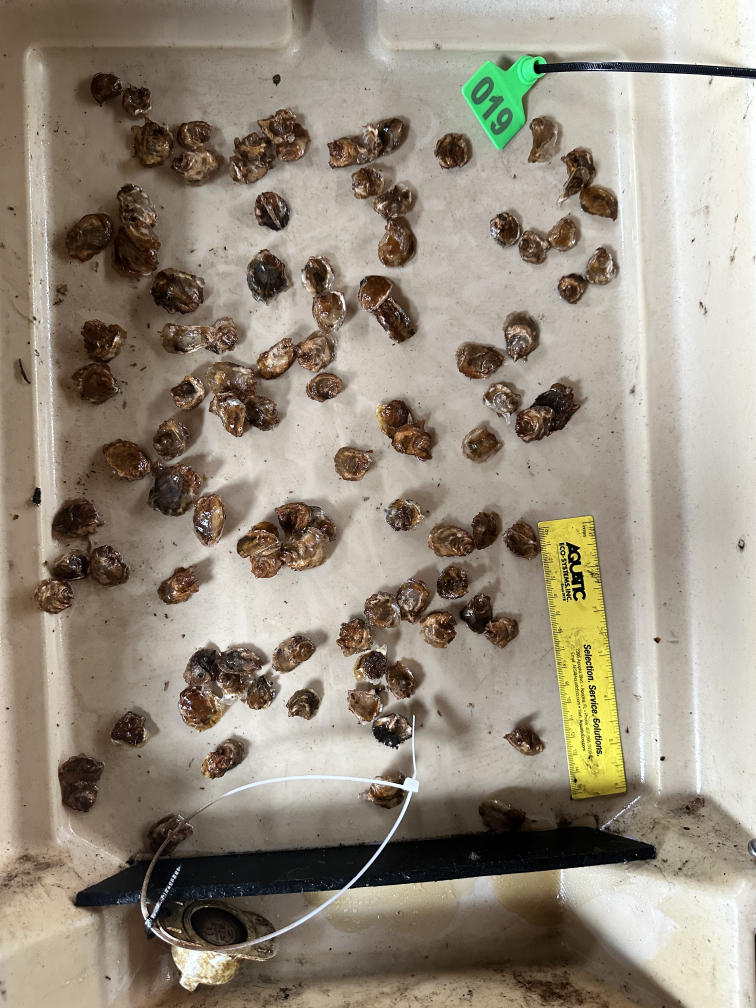
#> input picture data/images/juvenile-102.jpeg, 3024 x 4032 px (shown at 1/4 size); its folder holds 7 pictures in this run
$ python example_usage.py
#> lines starting #> are read from the running program, lines starting #| are printed output that depends on the picture; after the words box and inside, x2 and y2 are one past the last pixel; in counts of white or black regions, pixels touching at a corner belong together
#> in count_oysters, image is the input picture: shape (4032, 3024, 3); mean B, G, R 125.9, 140.9, 150.4
### code/count-automation/oyster_counter.py
#!/usr/bin/env python3
"""
Oyster Counter - Machine Learning Pipeline for Counting Oysters in Images

This script uses computer vision techniques to detect and count oysters in photographs.
It employs adaptive thresholding, morphological operations, and contour detection.

Author: GitHub Copilot
Created: 2025-10-20
"""

import cv2
import numpy as np
from skimage import morphology, measure
from pathlib import Path
import json
import argparse
from typing import Tuple, Dict, List
import sys


class OysterCounter:
    """
    A class for detecting and counting oysters in images using computer vision.

    Attributes:
        params (dict): Dictionary of tunable parameters for the detection algorithm
    """

    def __init__(self, params: Dict = None):
        """
        Initialize the OysterCounter with detection parameters.

        Args:
            params: Dictionary of parameters. If None, uses default values.
        """
        self.params = params or self._default_params()

    @staticmethod
    def _default_params() -> Dict:
        """Return default detection parameters (internal use)."""
        return {
            'resize_factor': 0.25,  # Resize images for faster processing
            'blur_kernel': 5,  # Gaussian blur kernel size
            'adaptive_block_size': 101,  # Block size for adaptive threshold
            'adaptive_c': 10,  # Constant subtracted from mean in adaptive threshold
            'morph_kernel_size': 5,  # Morphological operation kernel size
            'min_area': 500,  # Minimum contour area (in resized image)
            'max_area': 50000,  # Maximum contour area (in resized image)
            'circularity_threshold': 0.3,  # Minimum circularity (0-1)
            'aspect_ratio_max': 3.0,  # Maximum aspect ratio
        }

    # [9 lines left out: function get_default_params, not called in this run]

    def preprocess_image(self, image: np.ndarray) -> np.ndarray:
        """
        Preprocess the image for oyster detection.

        Args:
            image: Input BGR image from OpenCV

        Returns:
            Preprocessed grayscale image
        """
        # Resize for faster processing
        scale = self.params['resize_factor']
        resized = cv2.resize(image, None, fx=scale, fy=scale,
                            interpolation=cv2.INTER_AREA)

        # Convert to grayscale
        gray = cv2.cvtColor(resized, cv2.COLOR_BGR2GRAY)

        # Apply Gaussian blur to reduce noise
        blurred = cv2.GaussianBlur(gray,
                                   (self.params['blur_kernel'],
                                    self.params['blur_kernel']), 0)

        return blurred

    def detect_oysters(self, preprocessed: np.ndarray) -> Tuple[List, np.ndarray]:
        """
        Detect oysters in preprocessed image using contour detection.

        Args:
            preprocessed: Preprocessed grayscale image

        Returns:
            Tuple of (list of contours, binary mask)
        """
        # Adaptive thresholding to handle varying lighting
        binary = cv2.adaptiveThreshold(
            preprocessed,
            255,
            cv2.ADAPTIVE_THRESH_GAUSSIAN_C,
            cv2.THRESH_BINARY_INV,
            self.params['adaptive_block_size'],
            self.params['adaptive_c']
        )
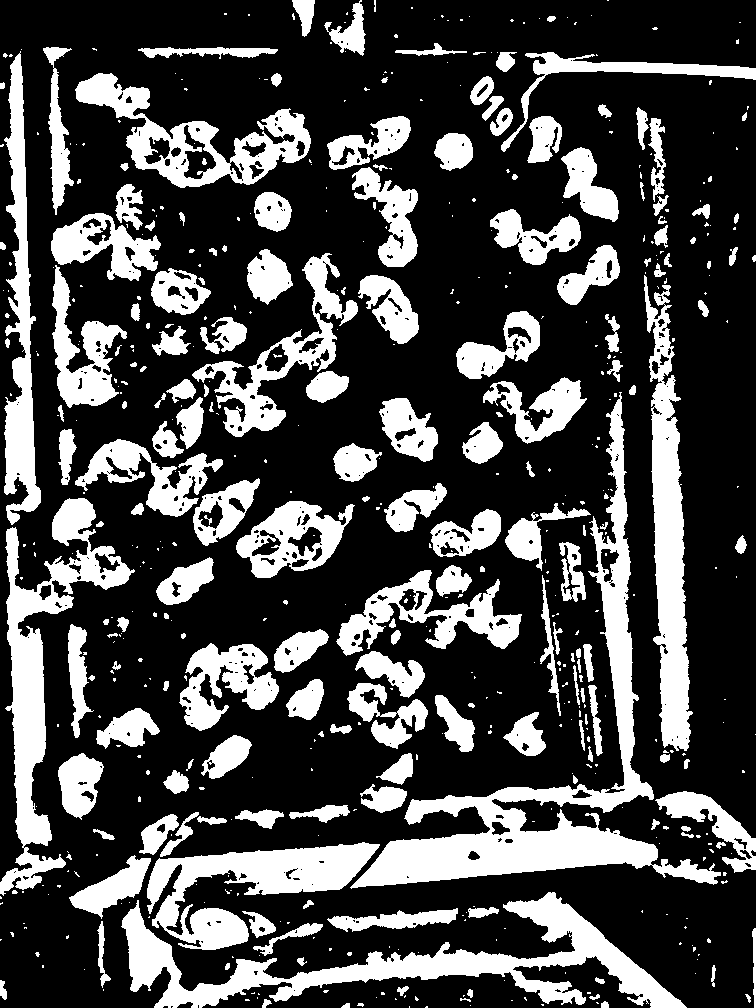
#> binary: shape (1008, 756); 28.2% white; 571 white regions (378 under 20 px), largest, box (x1, y1, x2, y2) and area: (350, 392, 721, 889) 23419, (121, 892, 687, 1008) 16776, (0, 498, 135, 896) 13033

        # Morphological operations to clean up the binary image
        kernel = cv2.getStructuringElement(
            cv2.MORPH_ELLIPSE,
            (self.params['morph_kernel_size'], self.params['morph_kernel_size'])
        )

        # Opening to remove small noise
        opened = cv2.morphologyEx(binary, cv2.MORPH_OPEN, kernel, iterations=2)
#> opened: shape (1008, 756); 22.7% white; 177 white regions, largest, box (x1, y1, x2, y2) and area: (357, 808, 658, 887) 11373, (276, 892, 685, 1008) 10104, (652, 383, 690, 749) 9359

        # Closing to fill small holes
        closed = cv2.morphologyEx(opened, cv2.MORPH_CLOSE, kernel, iterations=2)
#> closed: shape (1008, 756); 23.8% white; 105 white regions

        # Find contours
        contours, _ = cv2.findContours(closed, cv2.RETR_EXTERNAL,
                                       cv2.CHAIN_APPROX_SIMPLE)
#> contours = 105 contours; largest, box (x1, y1, x2, y2) and area: (71, 754, 658, 927) 26189, (276, 892, 685, 1008) 10720, (652, 383, 690, 749) 9121, (7, 585, 72, 845) 7020, (127, 109, 310, 188) 5109

        # Filter contours based on size and shape
        valid_contours = []
        for contour in contours:
            area = cv2.contourArea(contour)

            # Filter by area
            if area < self.params['min_area'] or area > self.params['max_area']:
                continue

            # Calculate shape features
            perimeter = cv2.arcLength(contour, True)
            if perimeter == 0:
                continue

            # Circularity: 4π*area/perimeter²
            circularity = 4 * np.pi * area / (perimeter * perimeter)

            if circularity < self.params['circularity_threshold']:
                continue

            # Check aspect ratio
            x, y, w, h = cv2.boundingRect(contour)
            aspect_ratio = max(w, h) / min(w, h) if min(w, h) > 0 else 0

            if aspect_ratio > self.params['aspect_ratio_max']:
                continue

            valid_contours.append(contour)
#> this loop made 105 passes
#> (area, perimeter, circularity, x, y, w, h, aspect_ratio) on passes 5, 8, 14, 17, 18, 19, 20, 21, 23, 24, 26, 30: (2166.5, 263.4, 0.392, 182, 908, 93, 42, 2.21), (563, 132.6, 0.403, 664, 860, 51, 24, 2.12), (1073.5, 195.4, 0.353, 586, 768, 67, 44, 1.52), (1837, 186, 0.667, 58, 754, 44, 63, 1.43), (1067, 142.4, 0.662, 209, 735, 42, 44, 1.05), (870, 133.1, 0.618, 506, 715, 39, 41, 1.05), (1318, 180.5, 0.508, 97, 708, 62, 39, 1.59), (1026.5, 163, 0.486, 435, 695, 39, 57, 1.46), (867, 125.4, 0.693, 288, 679, 36, 41, 1.14), (4664, 359.8, 0.453, 349, 651, 79, 95, 1.2), (1179.5, 220.8, 0.304, 68, 626, 20, 94, 4.7), (1568, 248.7, 0.319, 337, 586, 66, 69, 1.05)
#> area on passes 1, 2, 4, 10, 11, 13: 30, 196, 106, 368.5, 325, 308.5
#> after the loop, valid_contours = 38 contours; largest, box (x1, y1, x2, y2) and area: (349, 651, 428, 746) 4664, (356, 167, 417, 267) 2548, (182, 908, 275, 950) 2166, (360, 275, 419, 344) 2060, (515, 377, 583, 442) 2058

        return valid_contours, closed

    def count_oysters(self, image_path: str) -> Tuple[int, np.ndarray]:
        """
        Count oysters in an image.

        Args:
            image_path: Path to the image file

        Returns:
            Tuple of (count, visualization image)
        """
        # Read image
        image = cv2.imread(image_path)
        if image is None:
            raise ValueError(f"Could not read image: {image_path}")

        # Preprocess
        preprocessed = self.preprocess_image(image)

        # Detect oysters
        contours, binary_mask = self.detect_oysters(preprocessed)
#> contours has the same summary as valid_contours in detect_oysters

        # Create visualization
        vis = self.visualize_results(image, contours)

        return len(contours), vis

    def visualize_results(self, original_image: np.ndarray,
                         contours: List, show_contours: bool = True) -> np.ndarray:
        """
        Create a visualization of detection results.

        Args:
            original_image: Original BGR image
            contours: List of detected contours (in resized coordinates)
            show_contours: Whether to draw contours on the image

        Returns:
            Visualization image
        """
#> called with show_contours = True
        # Create a copy for visualization
        scale = self.params['resize_factor']
        vis = cv2.resize(original_image, None, fx=scale, fy=scale,
                        interpolation=cv2.INTER_AREA)

        if show_contours and len(contours) > 0:
            # Draw contours in green
            cv2.drawContours(vis, contours, -1, (0, 255, 0), 2)
#> vis: shape (1008, 756, 3); mean B, G, R 123.5, 145.6, 147

            # Draw bounding boxes and labels
            for i, contour in enumerate(contours):
                x, y, w, h = cv2.boundingRect(contour)
                cv2.rectangle(vis, (x, y), (x + w, y + h), (0, 255, 0), 2)
                cv2.putText(vis, str(i + 1), (x, y - 10),
                           cv2.FONT_HERSHEY_SIMPLEX, 0.5, (0, 255, 0), 2)
#> this loop made 38 passes
#> (x, y, w, h) on passes 1 to 12: (182, 908, 93, 42), (664, 860, 51, 24), (586, 768, 67, 44), (58, 754, 44, 63), (209, 735, 42, 44), (506, 715, 39, 41), (97, 708, 62, 39), (435, 695, 39, 57), (288, 679, 36, 41), (349, 651, 79, 95), (337, 586, 66, 69), (409, 570, 62, 24)
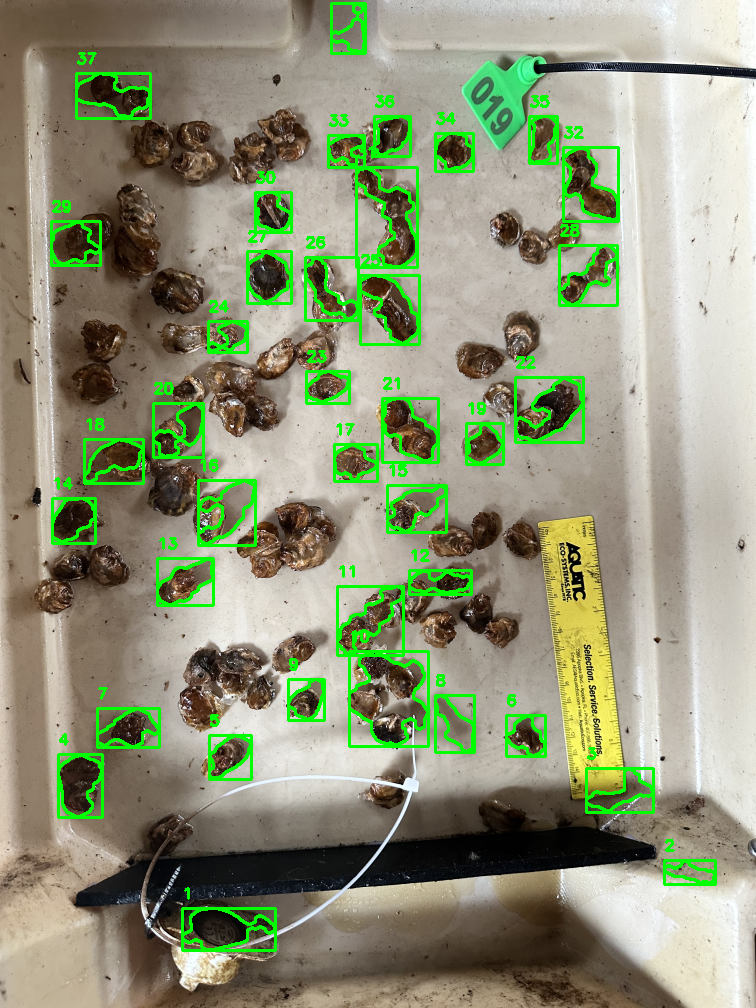
#> vis: shape (1008, 756, 3); mean B, G, R 119.4, 148.8, 142.1

        # Add count text
        count_text = f"Count: {len(contours)}"
#> count_text = 'Count: 38'
        cv2.putText(vis, count_text, (10, 30),
                   cv2.FONT_HERSHEY_SIMPLEX, 1, (0, 255, 0), 2)
#> vis: shape (1008, 756, 3); 0.13% of pixels changed, all inside (x1, y1, x2, y2) = (12, 8, 165, 32)

        return vis


# [160 lines left out: functions parse_filename, evaluate_on_dataset, main, not called in this run]


# [2 lines that do not run on import are left out]

### code/count-automation/example_usage.py
#!/usr/bin/env python3
"""
Example Usage of Oyster Counter

This script demonstrates how to use the OysterCounter class programmatically.

Author: GitHub Copilot
Created: 2025-10-20
"""

from oyster_counter import OysterCounter
import json
from pathlib import Path

# Configuration paths - adjust these based on your setup
DATA_DIR = Path("../../data/images")
OUTPUT_DIR = Path("../../output/count-automation")
BEST_PARAMS_FILE = OUTPUT_DIR / "best_params.json"


def example_1_single_image():
    """Example 1: Count oysters in a single image with default parameters."""
    print("="*60)
    print("Example 1: Single Image with Default Parameters")
    print("="*60)

    # Create counter with default parameters
    counter = OysterCounter()

    # Count oysters in an image
    image_path = DATA_DIR / "juvenile-102.jpeg"
    count, visualization = counter.count_oysters(str(image_path))
#> count = 38

    print(f"Image: {image_path.name}")
    print(f"Detected oysters: {count}")
#| Detected oysters: 38
    print()


def example_2_custom_parameters():
    """Example 2: Count oysters using custom parameters."""
    print("="*60)
    print("Example 2: Single Image with Custom Parameters")
    print("="*60)

    # Define custom parameters
    custom_params = {
        'resize_factor': 0.25,
        'blur_kernel': 5,
        'adaptive_block_size': 75,
        'adaptive_c': 8,
        'morph_kernel_size': 7,
        'min_area': 300,
        'max_area': 40000,
        'circularity_threshold': 0.25,
        'aspect_ratio_max': 3.0,
    }

    # Create counter with custom parameters
    counter = OysterCounter(params=custom_params)

    # Count oysters
    image_path = DATA_DIR / "juvenile-114.jpeg"
    count, visualization = counter.count_oysters(str(image_path))
#> call 2 of count_oysters, with image_path = '../../data/images/juvenile-114.jpeg'
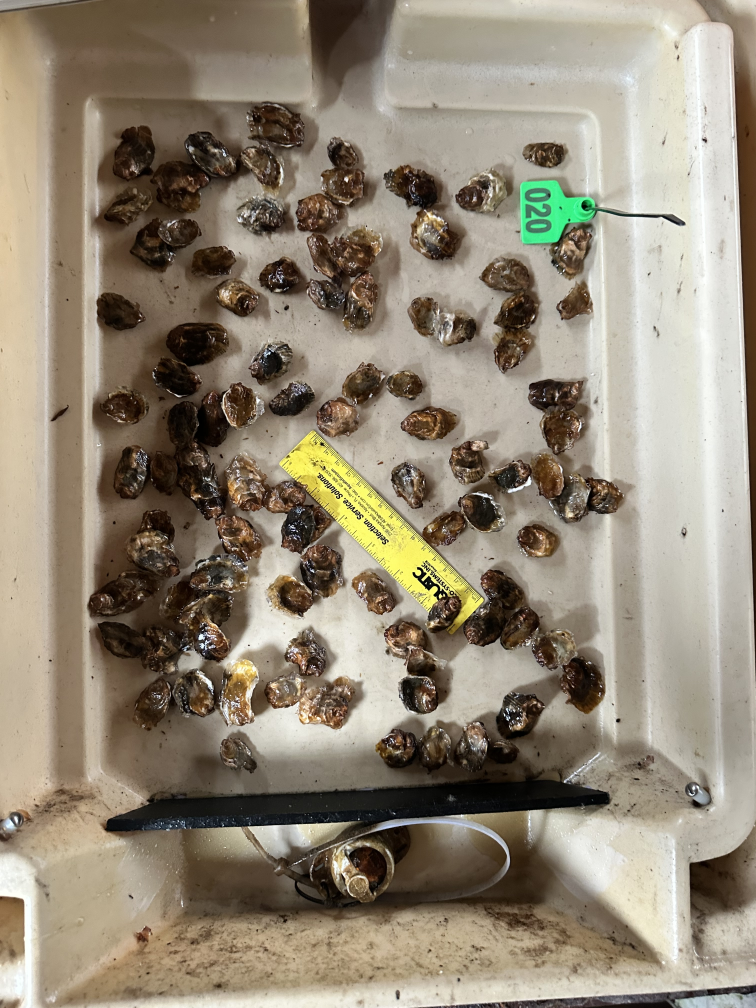
#> input picture data/images/juvenile-114.jpeg, 3024 x 4032 px (shown at 1/4 size)
#> in count_oysters, image is the input picture: shape (4032, 3024, 3); mean B, G, R 118.1, 135.6, 146.3
#> in detect_oysters (call 2), `binary = cv2.adaptiveThreshold( preprocessed, 255, cv2.ADAPTIVE_THRESH..`: binary: shape (1008, 756); 30.5% white; 608 white regions (375 under 20 px), largest, box (x1, y1, x2, y2) and area: (101, 721, 713, 974) 34425, (88, 402, 273, 732) 19429, (48, 62, 84, 782) 18589
#> in detect_oysters (call 2), `opened = cv2.morphologyEx(binary, cv2.MORPH_OPEN, kernel, iterations=2)`: opened: shape (1008, 756); 17.2% white; 181 white regions, largest, box (x1, y1, x2, y2) and area: (51, 63, 84, 780) 18071, (103, 777, 611, 837) 13854, (733, 41, 756, 490) 6003
#> in detect_oysters (call 2), `closed = cv2.morphologyEx(opened, cv2.MORPH_CLOSE, kernel, iterations=2)`:
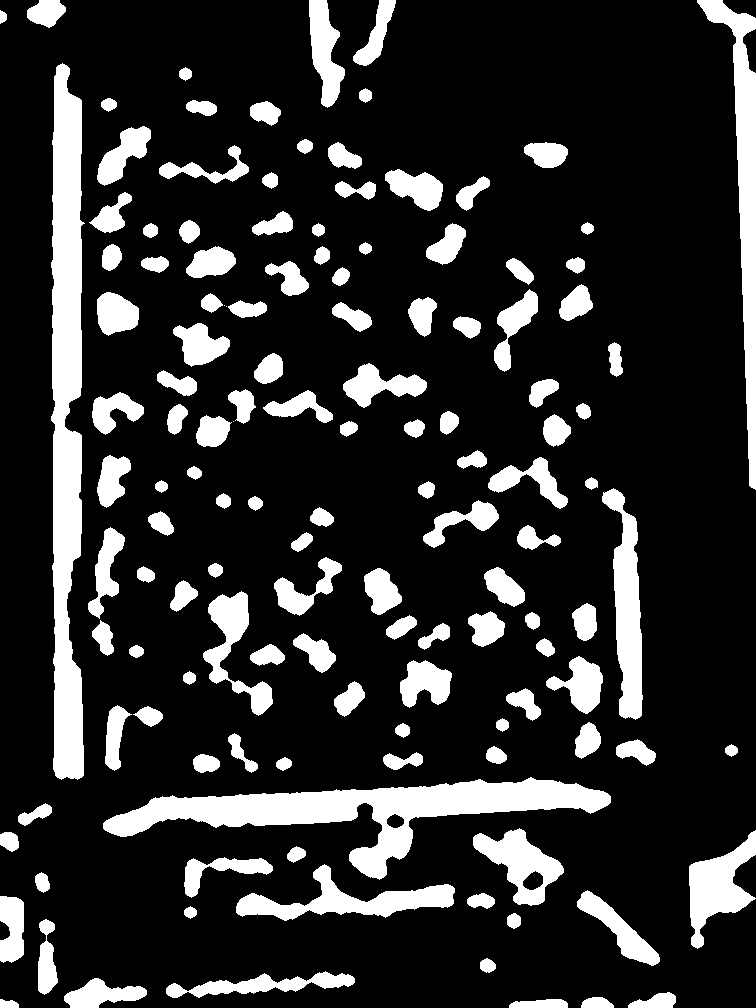
#> closed: shape (1008, 756); 17.9% white; 135 white regions (3 under 20 px)
#> in detect_oysters (call 2), `contours, _ = cv2.findContours(closed, cv2.RETR_EXTERNAL, cv2.CHAIN_AP..`: contours = 135 contours, 3 with area under 20; largest, box (x1, y1, x2, y2) and area: (51, 63, 85, 780) 17520, (103, 777, 611, 880) 15619, (697, 0, 756, 490) 6912, (602, 488, 643, 720) 4604, (236, 864, 455, 921) 4054
#> the loop in detect_oysters (call 2), `for contour in contours:` made 135 passes
#> (area, perimeter, circularity, x, y, w, h, aspect_ratio) on passes 1, 4, 5, 8, 11, 13, 19, 20, 21, 24, 25, 28: (377, 127, 0.294, 509, 999, 59, 9, 6.56), (448, 113.9, 0.434, 628, 992, 48, 16, 3), (1321, 204.5, 0.397, 64, 978, 83, 30, 2.77), (904.5, 187.8, 0.322, 38, 919, 20, 76, 3.8), (1269.5, 184.3, 0.47, 0, 896, 24, 67, 2.79), (1815.5, 244.3, 0.382, 577, 890, 83, 76, 1.09), (3528, 363.7, 0.335, 689, 830, 67, 119, 1.78), (3300.5, 301.1, 0.457, 473, 828, 91, 78, 1.17), (330, 93.4, 0.475, 18, 803, 34, 23, 1.48), (359.5, 75.36, 0.796, 193, 754, 27, 19, 1.42), (375.5, 107.6, 0.407, 383, 752, 40, 18, 2.22), (579, 110.2, 0.599, 616, 739, 40, 27, 1.48)
#> area on passes 2, 3, 7, 9, 10, 12: 112.5, 251, 155, 152, 100, 285
#> call 2 of visualize_results, with show_contours = True
#> in visualize_results (call 2), `cv2.drawContours(vis, contours, -1, (0, 255, 0), 2)`: vis: shape (1008, 756, 3); mean B, G, R 115.3, 143.5, 142.1
#> the loop in visualize_results (call 2), `for i, contour in enumerate(contours):` made 76 passes
#> after the loop in visualize_results (call 2), `for i, contour in enumerate(contours):`:
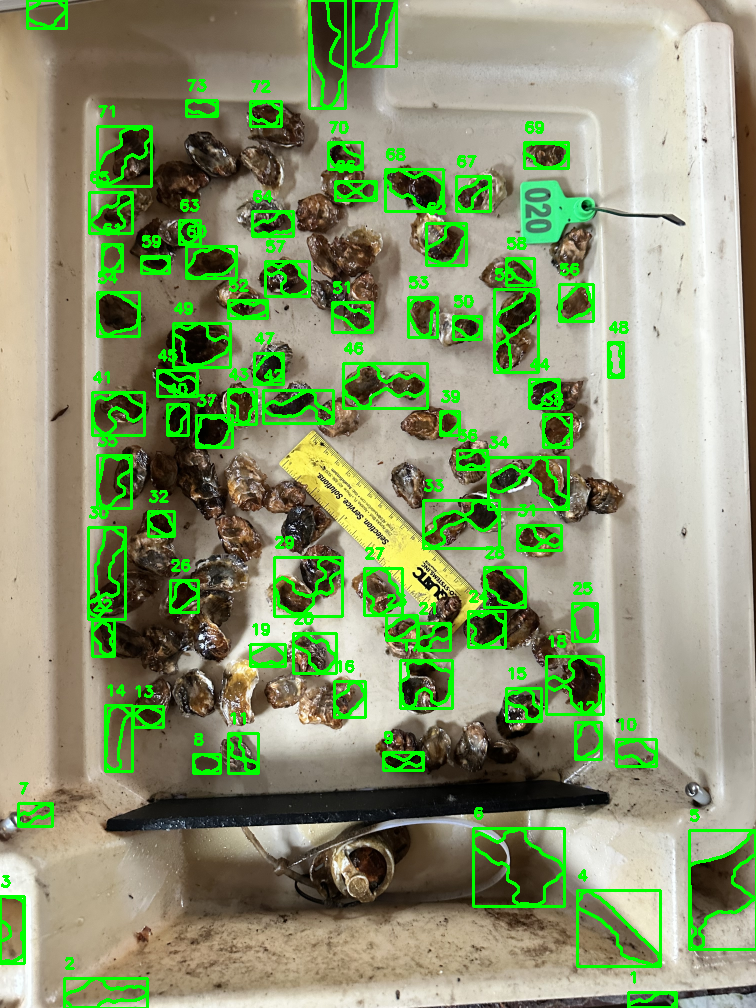
#> vis: shape (1008, 756, 3); mean B, G, R 110.1, 149.7, 135.5
#> in visualize_results (call 2), `cv2.putText(vis, count_text, (10, 30), cv2.FONT_HERSHEY_SIMPLEX, 1, (0..`:
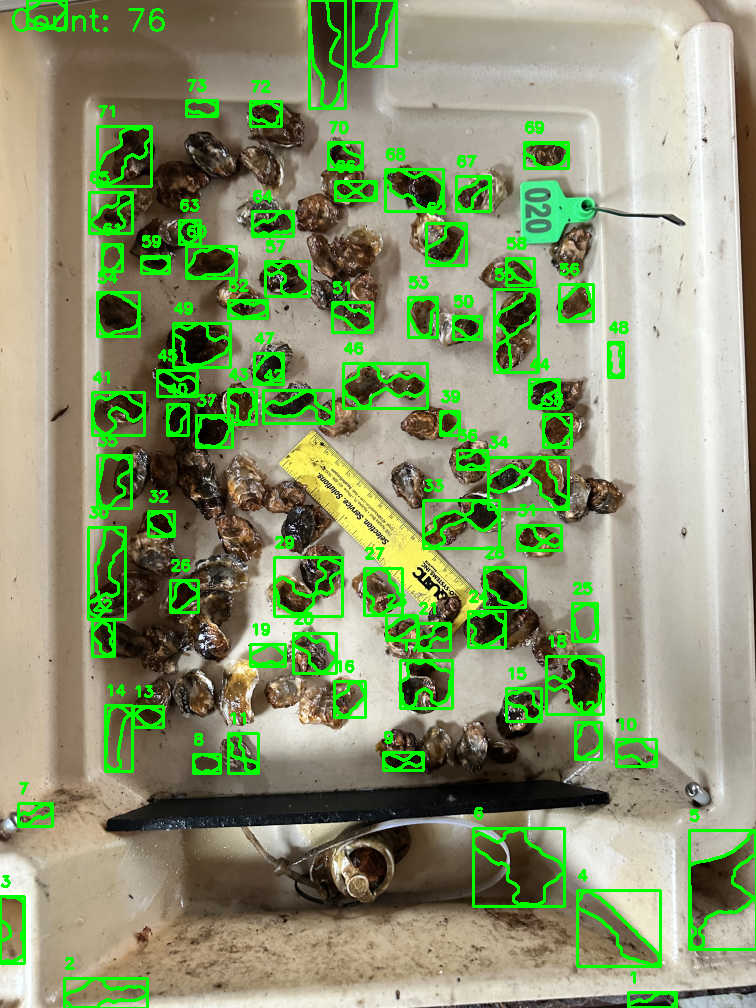
#> vis: shape (1008, 756, 3); 0.1% of pixels changed, all inside (x1, y1, x2, y2) = (12, 8, 165, 32)

    print(f"Image: {image_path.name}")
    print(f"Detected oysters: {count}")
#| Detected oysters: 76
    print()


def example_3_load_parameters_from_file():
    """Example 3: Load optimized parameters from JSON file."""
    print("="*60)
    print("Example 3: Using Optimized Parameters from File")
    print("="*60)

    # Load parameters from file
#> (the run stopped early here; a loop or call above may not have finished)
